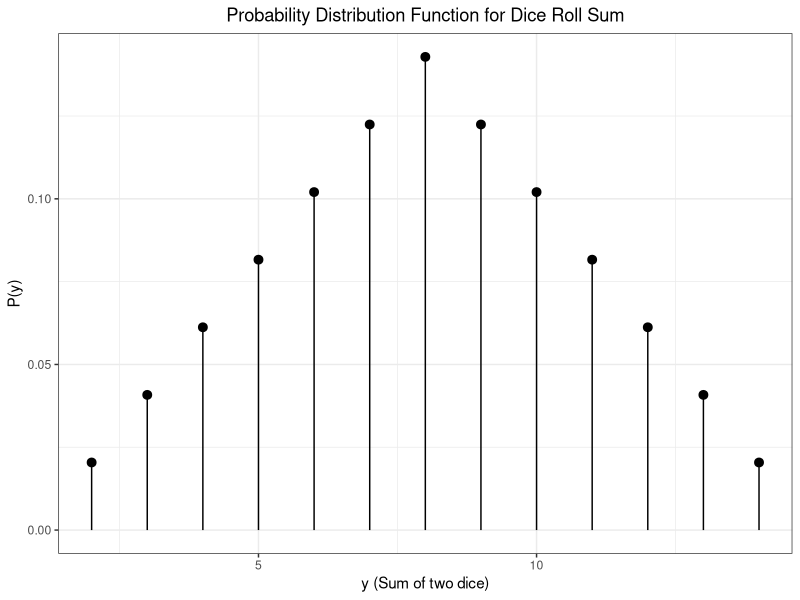
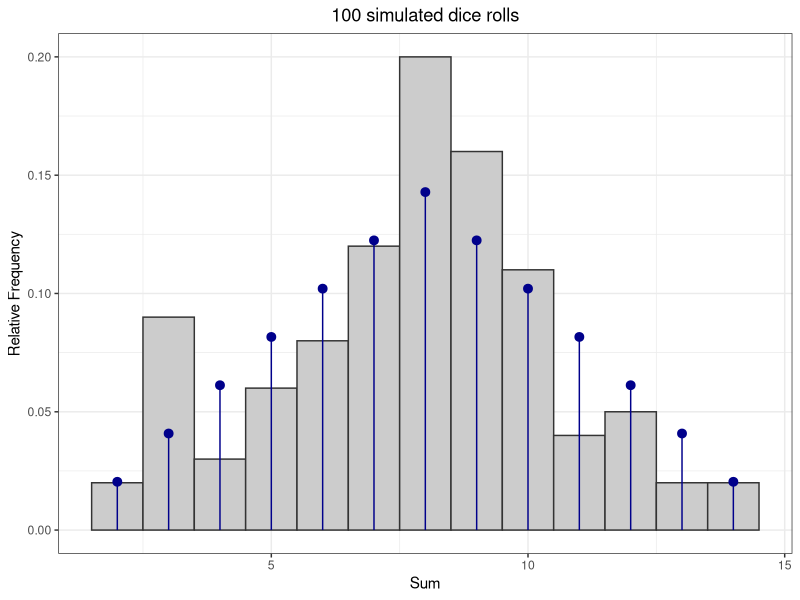
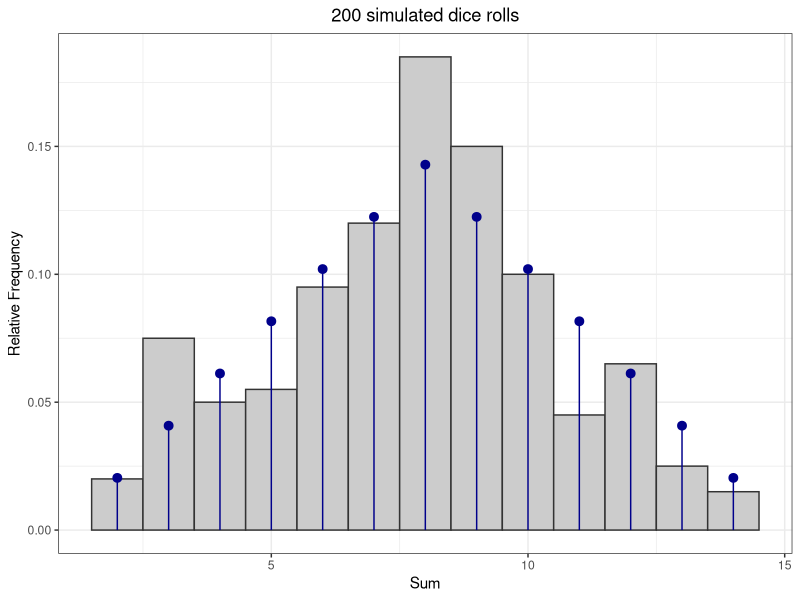
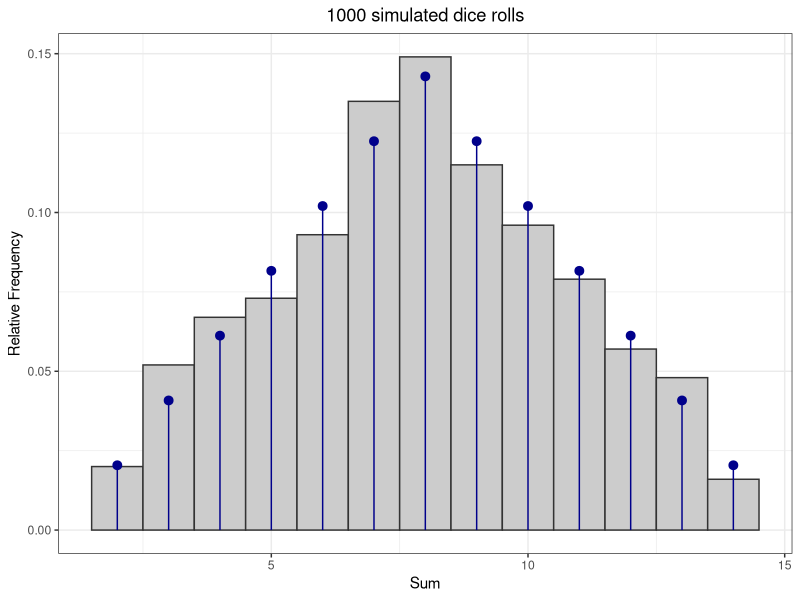
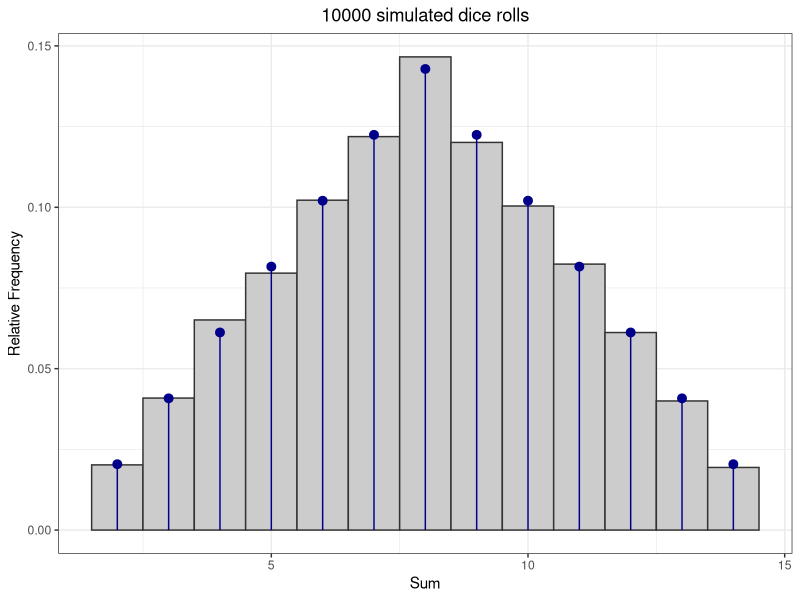
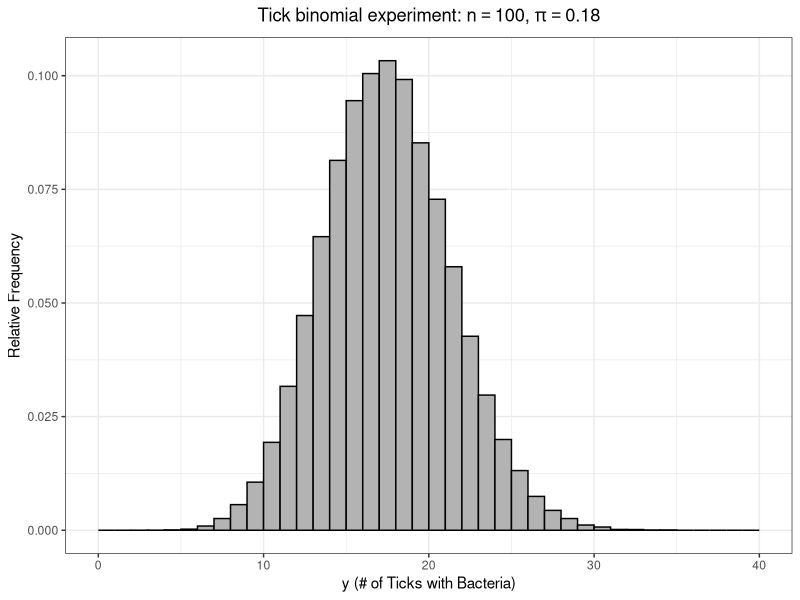
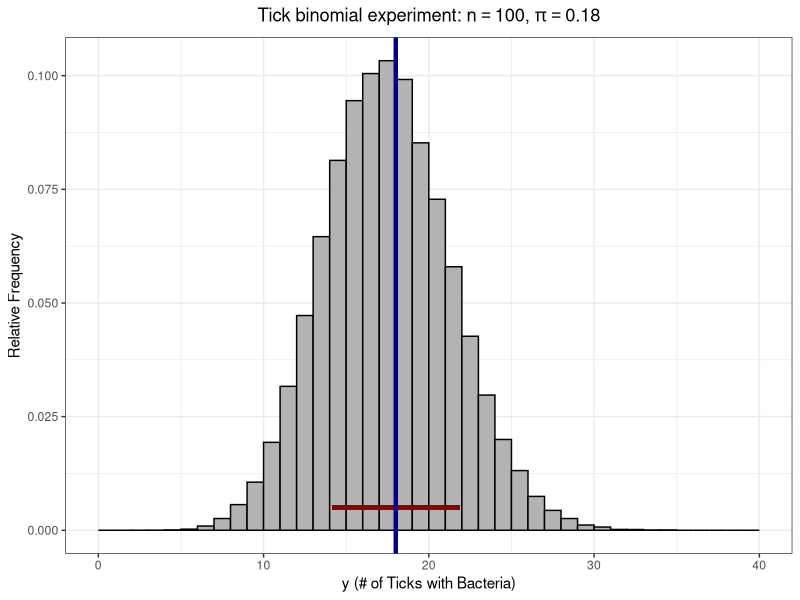
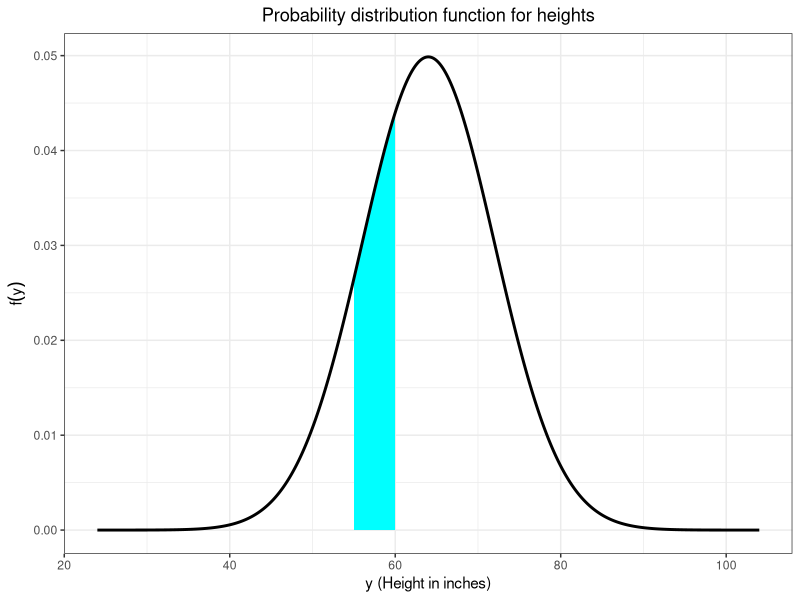

These charts were generated, in order, by the following R code:
############ Prereqs ############
options(stringsAsFactors = FALSE, scipen = 600)
oldPar <- par()
os <- Sys.info()["sysname"]
baseDir <- ifelse(os == "Windows", "C:/Users/ptrainor/gdrive", "~/gdrive")

library(tidyverse)
library(ggrepel)

setwd(paste0(baseDir, "/iTeach/AST_505/myLectures/lecture6_RandomVariablesProbDist"))

############ Roll of two die ############
df1 <- expand.grid(a = 1:7, b = 1:7)
df1$Sum <- df1$a + df1$b
df2 <- df1 %>% group_by(Sum) %>% summarize(ways = n())
df2$relFreq <- df2$ways / sum(df2$ways)

png(file = "diceRollPDF.png", height = 4, width = 6, units = "in", res = 600)
ggplot(df2, aes(x = Sum, ymin = 0, ymax = relFreq, y = relFreq)) + geom_pointrange() + theme_bw() + 
  labs(x = "y (Sum of two dice)", y = "P(y)") + ggtitle("Probability Distribution Function for Dice Roll Sum")+
  theme(plot.title = element_text(hjust = 0.5))
dev.off()

set.seed(3)
a <- sample(1:7, 10000, replace = TRUE)
set.seed(33)
b <- sample(1:7, 10000, replace = TRUE)
df3 <- data.frame(Sum = a + b)
df3$a <- "a"

png(file = "diceRollHist1.png", height = 4, width = 6, units = "in", res = 600)
ggplot(df3[1:100,], aes(x = Sum, y = (..count..)/sum(..count..))) + 
  geom_histogram(binwidth = 1, color = "grey20", fill = "grey80") + 
  geom_pointrange(data = df2, mapping = aes(x = Sum, ymin = 0, ymax = relFreq, y = relFreq), color = "darkblue") + 
  theme_bw() + ylab("Relative Frequency") + ggtitle("100 simulated dice rolls")+
  theme(plot.title = element_text(hjust = 0.5))
dev.off()

png(file = "diceRollHist2.png", height = 4, width = 6, units = "in", res = 600)
ggplot(df3[1:200,], aes(x = Sum, y = (..count..)/sum(..count..))) + 
  geom_histogram(binwidth = 1, color = "grey20", fill = "grey80") + 
  geom_pointrange(data = df2, mapping = aes(x = Sum, ymin = 0, ymax = relFreq, y = relFreq), color = "darkblue") + theme_bw() +
  ylab("Relative Frequency") + ggtitle("200 simulated dice rolls")+
  theme(plot.title = element_text(hjust = 0.5))
dev.off()

png(file = "diceRollHist3.png", height = 4, width = 6, units = "in", res = 600)
ggplot(df3[1:1000,], aes(x = Sum, y = (..count..)/sum(..count..))) + 
  geom_histogram(binwidth = 1, color = "grey20", fill = "grey80") + 
  geom_pointrange(data = df2, mapping = aes(x = Sum, ymin = 0, ymax = relFreq, y = relFreq), color = "darkblue") + theme_bw() +
  ylab("Relative Frequency") + ggtitle("1000 simulated dice rolls")+
  theme(plot.title = element_text(hjust = 0.5))
dev.off()

png(file = "diceRollHist4.png", height = 4, width = 6, units = "in", res = 600)
ggplot(df3, aes(x = Sum, y = (..count..)/sum(..count..))) + 
  geom_histogram(binwidth = 1, color = "grey20", fill = "grey80") + 
  geom_pointrange(data = df2, mapping = aes(x = Sum, ymin = 0, ymax = relFreq, y = relFreq), color = "darkblue") + theme_bw() +
  ylab("Relative Frequency") + ggtitle("10000 simulated dice rolls")+
  theme(plot.title = element_text(hjust = 0.5))
dev.off()

########### Tick example ###########
dbinom(0, 10, .18) + dbinom(1, 10, .18) + dbinom(2, 10, .18)
1 - pbinom(2, 10, .18)

set.seed(333)
df4 <- data.frame(x = rbinom(100000, 100, .18))

png(file = "TickBinom.png", height = 4, width = 6, units = "in", res = 600)
ggplot(df4, aes(x = x, y = (..count..)/sum(..count..))) + 
  geom_histogram(breaks = 0:100, color = "black", fill = "grey70") + 
  xlim(0, 40) + labs(x = "y (# of Ticks with Bacteria)", y = "Relative Frequency") + theme_bw() +
  ggtitle(expression(paste('Tick binomial experiment: ', n == 100, ", ", pi == 0.18)))+
  theme(plot.title = element_text(hjust = 0.5))
dev.off()

sqrt(100*.18*(1-.18))

png(file = "TickBinom2.png", height = 4, width = 6, units = "in", res = 600)
ggplot(df4, aes(x = x, y = (..count..)/sum(..count..))) + 
  geom_histogram(breaks = 0:100, color = "black", fill = "grey70") + 
  geom_segment(aes(x = 18, xend = 18 + sqrt(100*.18*(1-.18)), y = .005, yend = .005), color = "darkred", lwd = 1.5) +
  geom_segment(aes(x = 18, xend = 18 - sqrt(100*.18*(1-.18)), y = .005, yend = .005), color = "darkred", lwd = 1.5) +
  geom_vline(xintercept = 18, color = "darkblue", lwd = 1.5) +
  xlim(0, 40) + labs(x = "y (# of Ticks with Bacteria)", y = "Relative Frequency") + theme_bw() +
  ggtitle(expression(paste('Tick binomial experiment: ', n == 100, ", ", pi == 0.18)))+
  theme(plot.title = element_text(hjust = 0.5))
dev.off()


18 + 2 * sqrt(100*.18*(1-.18))


########### Continuous RV's ###########
png(file = "NormalHeights.png", height = 4, width = 6, units = "in", res = 600)
ggplot(data.frame(x = c(24, 104)), aes(x)) + 
  stat_function(fun = function(x) dnorm(x, 64, 8), xlim = c(55, 60), geom = "area", fill = "cyan", n = 10000) +
  stat_function(fun = function(x) dnorm(x, 64, 8), lwd = 1, n = 50000) + 
  theme_bw() + labs(x = "y (Height in inches)", y = expression(f(y))) +
  ggtitle("Probability distribution function for heights") +
  theme(plot.title = element_text(hjust = 0.5))
dev.off()

png(file = "StandardNorm1.png", height = 4, width = 6, units = "in", res = 600)
ggplot(data.frame(x = c(-5, 5)), aes(x)) + 
  stat_function(fun = function(x) dnorm(x), xlim = c(-1, 1), geom = "area", fill = "cyan", n = 10000) +
  stat_function(fun = function(x) dnorm(x), lwd = 1, n = 50000) + 
  scale_x_continuous(breaks = c(-1, 0, 1), labels = c(expression(-sigma==-1), expression(mu==0), expression(sigma==1))) +
  theme_bw() + labs(x = "y", y = expression(f(y))) +
  annotate("label", 0, 0.1, label = "68.27%\n or 0.6827") +
  ggtitle("The Standard Normal Distribution") +
  theme(plot.title = element_text(hjust = 0.5))
dev.off()

png(file = "StandardNorm2.png", height = 4, width = 6, units = "in", res = 600)
ggplot(data.frame(x = c(-5, 5)), aes(x)) + 
  stat_function(fun = function(x) dnorm(x), xlim = c(-2, 2), geom = "area", fill = "cyan", n = 10000) +
  stat_function(fun = function(x) dnorm(x), lwd = 1, n = 50000) + 
  scale_x_continuous(breaks = c(-2, 0, 2), labels = c(expression(-2*sigma==-2), expression(mu==0), expression(2*sigma==2))) +
  theme_bw() + labs(x = "y", y = expression(f(y))) +
  annotate("label", 0, 0.1, label = "95.45%\n or 0.9545") +
  ggtitle("The Standard Normal Distribution") +
  theme(plot.title = element_text(hjust = 0.5))
dev.off()

png(file = "StandardNorm3.png", height = 4, width = 6, units = "in", res = 600)
ggplot(data.frame(x = c(-5, 5)), aes(x)) + 
  stat_function(fun = function(x) dnorm(x), xlim = c(-3, 3), geom = "area", fill = "cyan", n = 10000) +
  stat_function(fun = function(x) dnorm(x), lwd = 1, n = 50000) + 
  scale_x_continuous(breaks = c(-3, 0, 3), labels = c(expression(-3*sigma==-3), expression(mu==0), expression(3*sigma==3))) +
  theme_bw() + labs(x = "y", y = expression(f(y))) +
  annotate("label", 0, 0.1, label = "99.73%\n or 0.9973") +
  ggtitle("The Standard Normal Distribution") +
  theme(plot.title = element_text(hjust = 0.5))
dev.off()

png(file = "StandardNorm4.png", height = 4, width = 6, units = "in", res = 600)
p1 <- ggplot(data.frame(x = c(-5, 5)), aes(x)) + 
  stat_function(fun = function(x) dnorm(x), xlim = c(-5, 1), geom = "area", fill = "cyan", n = 10000) +
  stat_function(fun = function(x) dnorm(x), lwd = 1, n = 50000) + xlim(-3, 3) +
  scale_x_continuous(breaks = c(1), labels = c(expression(z==1))) +
  theme_bw() + labs(x = "z", y = "Normal density") +
  annotate("label", 0, 0.15, label = expression(P(Z <= z)==0.8413)) +
  ggtitle("The Standard Normal Distribution") +
  theme(plot.title = element_text(hjust = 0.5))
show(p1)
dev.off()

p2 <- ggplot(data.frame(x = c(-5, 5)), aes(x)) + 
  stat_function(fun = function(x) dnorm(x), xlim = c(1, 5), geom = "area", fill = "hotpink", n = 10000) +
  stat_function(fun = function(x) dnorm(x), lwd = 1, n = 50000) + xlim(-3, 3) +
  scale_x_continuous(breaks = c(1), labels = c(expression(z==1))) +
  theme_bw() + labs(x = "z", y = "Normal density") +
  annotate("label", 3.7, 0.175, label = expression(P(Z > z)==1-P(Z<=z))) +
  annotate("label", 3.7, 0.125, label = expression(1-P(Z<=z)==1-0.8413)) +
  annotate("label", 3.7, 0.075, label = expression(1-P(Z<=z)==0.1587)) +
  ggtitle("The Standard Normal Distribution") +
  theme(plot.title = element_text(hjust = 0.5))

png(file = "StandardNorm5.png", height = 7, width = 6, units = "in", res = 600)
print(gridExtra::grid.arrange(p1, p2))
dev.off()

png(file = "StandardNorm6.png", height = 4, width = 6, units = "in", res = 600)
ggplot(data.frame(x = c(-5, 5)), aes(x)) + 
  stat_function(fun = function(x) dnorm(x), xlim = c(0, 1), geom = "area", fill = "limegreen", n = 10000) +
  stat_function(fun = function(x) dnorm(x), lwd = 1, n = 50000) + xlim(-3, 3) +
  scale_x_continuous(breaks = c(0, 1), labels = c(expression(z[1]==0), expression(z[2]==1))) +
  theme_bw() + labs(x = "z", y = "Normal density") +
  annotate("label", 3.7, 0.175, label = expression(P(z[2] <= Z)-P(z[1] <= Z))) +
  annotate("label", 3.7, 0.125, label = expression(P(z[2] <= 1)-P(z[1] <= 0))) +
  annotate("label", 3.7, 0.075, label = expression(0.841-0.500 == 0.341)) +
  ggtitle("The Standard Normal Distribution") +
  theme(plot.title = element_text(hjust = 0.5))
dev.off()

########### Trout ###########
(5.00-4.03)/(1.65)
pnorm((5.00-4.03)/(1.65))

########### Sampling distributions ############
set.seed(33)
fishWeights <- rnorm(100, 500, 10)
fishweights <- round(fishWeights, 2)
mean(fishweights)

varp <- function(x) mean((x-mean(x))^2)
sqrt(varp(fishweights))

set.seed(333)
fishSamps <- replicate(5, sample(fishweights, 10))
SampleMeans <- apply(fishSamps, 2, mean)

colnames(fishSamps) <- paste0("Sample ", 1:5)
rownames(fishSamps) <- paste0("Fish ", 1:10)
rbind(fishSamps, SampleMeans)

set.seed(333)
fishSamps <- replicate(10000, sample(fishweights, 10))
SampleMeans <- apply(fishSamps, 2, mean)
fishDF <- data.frame(SampleMeans = SampleMeans)
png(file = "sampleMeanHist.png", height = 4, width = 6, units = "in", res = 600)
ggplot(fishDF, aes(x = SampleMeans)) + geom_histogram(bins = 40, color = "black", fill = "grey65") + 
  theme_bw() + labs(x = "Sample Mean", y = "Frequency") + ggtitle("Sample means of 1,000 random samples") +
  theme(plot.title = element_text(hjust = 0.5))
dev.off()


set.seed(333)
fishSamps <- replicate(10000, sample(fishweights, 5))
SampleMeans <- apply(fishSamps, 2, mean)
set.seed(333)
fishSamps <- replicate(10000, sample(fishweights, 10))
SampleMeans <- c(SampleMeans, apply(fishSamps, 2, mean))
set.seed(333)
fishSamps <- replicate(10000, sample(fishweights, 50))
SampleMeans <- c(SampleMeans, apply(fishSamps, 2, mean))
fishDF2 <- data.frame(SampleMeans = SampleMeans, SampleSize = rep(c("5", "10", "50"), each = 10000))
fishDF2$SampleSize <- factor(fishDF2$SampleSize, levels = c("5", "10", "50"))

png(file = "sampleMeanHist2.png", height = 5, width = 6, units = "in", res = 600)
ggplot(fishDF2, aes(x = SampleMeans, y = ..density.., fill = SampleSize)) + geom_histogram(bins = 40, color = "black") + 
  facet_wrap(~SampleSize, nrow = 3, scales = "free_y") +
  theme_bw() + labs(x = "Sample Mean", y = "Density", fill = "Sample Size\n(n)") + ggtitle("Sample means of 1,000 random samples") +
  theme(plot.title = element_text(hjust = 0.5)) 
dev.off()


fishDF2 %>% group_by(SampleSize) %>% summarize(Mean = mean(SampleMeans), SD = sd(SampleMeans)) %>% as.data.frame()

########### Gamma distribution example ############
set.seed(3333)
gamDF <- data.frame(x = rgamma(10000, shape = 1, scale = 10))
gamDF$SampleSize <- "Population"
set.seed(33333)
gamDF <- rbind(gamDF, data.frame(x = apply(replicate(10000, sample(gamDF$x, 3)), 2, mean), SampleSize = "n = 3"))
set.seed(33333)
gamDF <- rbind(gamDF, data.frame(x = apply(replicate(10000, sample(gamDF$x, 10)), 2, mean), SampleSize = "n = 10"))
set.seed(33333)
gamDF <- rbind(gamDF, data.frame(x = apply(replicate(10000, sample(gamDF$x, 50)), 2, mean), SampleSize = "n = 50"))
set.seed(33333)
gamDF <- rbind(gamDF, data.frame(x = apply(replicate(10000, sample(gamDF$x, 100)), 2, mean), SampleSize = "n = 100"))
set.seed(33333)
gamDF <- rbind(gamDF, data.frame(x = apply(replicate(10000, sample(gamDF$x, 250)), 2, mean), SampleSize = "n = 250"))
gamDF$SampleSize <- factor(gamDF$SampleSize, levels = c("Population", "n = 3", "n = 10", "n = 50", "n = 100", "n = 250"))

png(file = "smHist1.png", height = 4, width = 6, units = "in", res = 600)
ggplot(gamDF %>% filter(SampleSize == "Population"), aes(x = x, group = SampleSize, color = SampleSize, fill = SampleSize)) + 
  geom_density(adjust = 1.75, lwd = 1.25, alpha = .1) + theme_bw() + xlim(-1, 30) + 
  labs(x = "Plasminogen concentration (mg/dL)", color = "Distribution", fill = "Distribution") + 
  ggtitle("Population or sample mean of plasminogen concentration") +
  theme(plot.title = element_text(hjust = 0.5)) + scale_fill_brewer(palette = "Set1") +
  scale_color_brewer(palette = "Set1")
dev.off()

png(file = "smHist2.png", height = 4, width = 6, units = "in", res = 600)
ggplot(gamDF %>% filter(SampleSize %in% c("Population", "n = 3")), aes(x = x, group = SampleSize, 
            color = SampleSize, fill = SampleSize)) + 
  geom_density(adjust = 1.75, lwd = 1.25, alpha = .1) + theme_bw() + xlim(0, 30) + 
  labs(x = "Plasminogen concentration (mg/dL)", color = "Distribution", fill = "Distribution") +
  ggtitle("Population or sample mean of plasminogen concentration") +
  theme(plot.title = element_text(hjust = 0.5)) + scale_fill_brewer(palette = "Set1") +
  scale_color_brewer(palette = "Set1")
dev.off()

png(file = "smHist3.png", height = 4, width = 6, units = "in", res = 600)
ggplot(gamDF %>% filter(SampleSize %in% c("Population", "n = 3", "n = 10")), aes(x = x, group = SampleSize, 
            color = SampleSize, fill = SampleSize)) + 
  geom_density(adjust = 1.75, lwd = 1.25, alpha = .1) + theme_bw() + xlim(0, 30) + 
  labs(x = "Plasminogen concentration (mg/dL)", color = "Distribution", fill = "Distribution") +
  ggtitle("Population or sample mean of plasminogen concentration") +
  theme(plot.title = element_text(hjust = 0.5)) + scale_fill_brewer(palette = "Set1") +
  scale_color_brewer(palette = "Set1")
dev.off()

png(file = "smHist4.png", height = 4, width = 6, units = "in", res = 600)
ggplot(gamDF %>% filter(SampleSize %in% c("Population", "n = 3", "n = 10", "n = 50")), aes(x = x, group = SampleSize, 
            color = SampleSize, fill = SampleSize)) + 
  geom_density(adjust = 1.75, lwd = 1.25, alpha = .1) + theme_bw() + xlim(0, 30) + 
  labs(x = "Plasminogen concentration (mg/dL)", color = "Distribution", fill = "Distribution") +
  ggtitle("Population or sample mean of plasminogen concentration") +
  theme(plot.title = element_text(hjust = 0.5)) + scale_fill_brewer(palette = "Set1") +
  scale_color_brewer(palette = "Set1")
dev.off()

png(file = "smHist5.png", height = 4, width = 6, units = "in", res = 600)
ggplot(gamDF %>% filter(SampleSize %in% c("Population", "n = 3", "n = 10", "n = 50", "n = 100")), aes(x = x, group = SampleSize, 
                    color = SampleSize, fill = SampleSize)) + 
  geom_density(adjust = 1.75, lwd = 1.25, alpha = .1) + theme_bw() + xlim(0, 30) + 
  labs(x = "Plasminogen concentration (mg/dL)", color = "Distribution", fill = "Distribution") +
  ggtitle("Population or sample mean of plasminogen concentration") +
  theme(plot.title = element_text(hjust = 0.5)) + scale_fill_brewer(palette = "Set1") +
  scale_color_brewer(palette = "Set1") 
dev.off()

png(file = "smHist6.png", height = 4, width = 6, units = "in", res = 600)
ggplot(gamDF, aes(x = x, group = SampleSize, color = SampleSize, fill = SampleSize)) + 
  geom_density(adjust = 1.75, lwd = 1.25, alpha = .1) + theme_bw() + xlim(0, 30) + 
  labs(x = "Plasminogen concentration (mg/dL)", color = "Distribution", fill = "Distribution") +
  ggtitle("Population or sample mean of plasminogen concentration") +
  theme(plot.title = element_text(hjust = 0.5)) + scale_fill_brewer(palette = "Set1") +
  scale_color_brewer(palette = "Set1")
dev.off()

